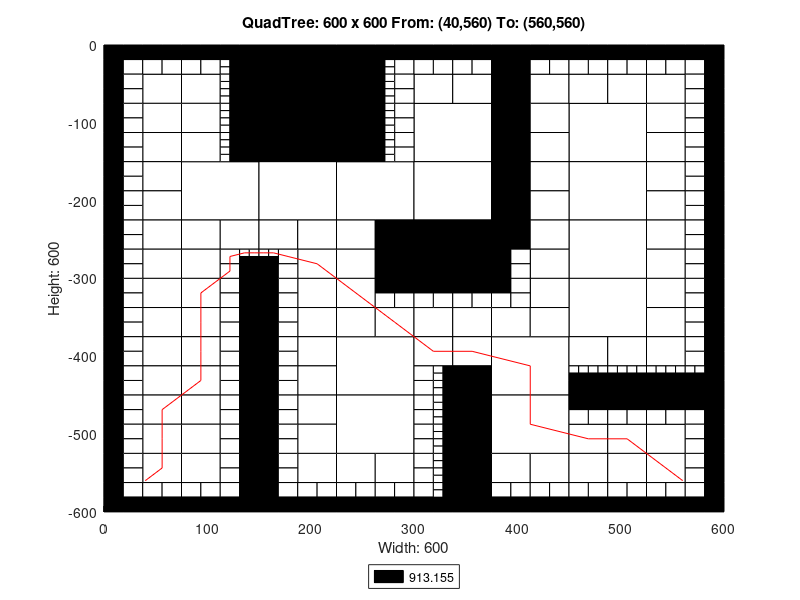

Reproduce this figure in MATLAB.
axis([0 600 -600 0]);
title('QuadTree: 600 x 600 From: (40,560) To: (560,560)');
xlabel('Width: 600');
ylabel('Height: 600');
rectangle('Position',[150 -75 75 75], 'FaceColor',[0 0 0]);
rectangle('Position',[150 -150 75 75], 'FaceColor',[0 0 0]);
rectangle('Position',[75 -225 75 75], 'FaceColor',[1 1 1]);
rectangle('Position',[150 -225 75 75], 'FaceColor',[1 1 1]);
rectangle('Position',[225 -225 75 75], 'FaceColor',[1 1 1]);
rectangle('Position',[300 -150 75 75], 'FaceColor',[1 1 1]);
rectangle('Position',[450 -150 75 75], 'FaceColor',[1 1 1]);
rectangle('Position',[300 -225 75 75], 'FaceColor',[1 1 1]);
rectangle('Position',[300 -300 75 75], 'FaceColor',[0 0 0]);
rectangle('Position',[450 -225 75 75], 'FaceColor',[1 1 1]);
rectangle('Position',[450 -300 75 75], 'FaceColor',[1 1 1]);
rectangle('Position',[225 -450 75 75], 'FaceColor',[1 1 1]);
rectangle('Position',[225 -525 75 75], 'FaceColor',[1 1 1]);
rectangle('Position',[375 -450 75 75], 'FaceColor',[1 1 1]);
rectangle('Position',[450 -375 75 75], 'FaceColor',[1 1 1]);
rectangle('Position',[375 -525 75 75], 'FaceColor',[1 1 1]);
rectangle('Position',[37.5 -75 37.5 37.5], 'FaceColor',[1 1 1]);
rectangle('Position',[75 -75 37.5 37.5], 'FaceColor',[1 1 1]);
rectangle('Position',[37.5 -112.5 37.5 37.5], 'FaceColor',[1 1 1]);
rectangle('Position',[37.5 -150 37.5 37.5], 'FaceColor',[1 1 1]);
rectangle('Position',[75 -112.5 37.5 37.5], 'FaceColor',[1 1 1]);
rectangle('Position',[75 -150 37.5 37.5], 'FaceColor',[1 1 1]);
rectangle('Position',[225 -37.5 37.5 37.5], 'FaceColor',[0 0 0]);
rectangle('Position',[225 -75 37.5 37.5], 'FaceColor',[0 0 0]);
rectangle('Position',[225 -112.5 37.5 37.5], 'FaceColor',[0 0 0]);
rectangle('Position',[225 -150 37.5 37.5], 'FaceColor',[0 0 0]);
rectangle('Position',[37.5 -187.5 37.5 37.5], 'FaceColor',[1 1 1]);
rectangle('Position',[37.5 -225 37.5 37.5], 'FaceColor',[1 1 1]);
rectangle('Position',[37.5 -262.5 37.5 37.5], 'FaceColor',[1 1 1]);
rectangle('Position',[37.5 -300 37.5 37.5], 'FaceColor',[1 1 1]);
rectangle('Position',[75 -262.5 37.5 37.5], 'FaceColor',[1 1 1]);
rectangle('Position',[112.5 -262.5 37.5 37.5], 'FaceColor',[1 1 1]);
rectangle('Position',[75 -300 37.5 37.5], 'FaceColor',[1 1 1]);
rectangle('Position',[150 -262.5 37.5 37.5], 'FaceColor',[1 1 1]);
rectangle('Position',[187.5 -262.5 37.5 37.5], 'FaceColor',[1 1 1]);
rectangle('Position',[187.5 -300 37.5 37.5], 'FaceColor',[1 1 1]);
rectangle('Position',[225 -262.5 37.5 37.5], 'FaceColor',[1 1 1]);
rectangle('Position',[262.5 -262.5 37.5 37.5], 'FaceColor',[0 0 0]);
rectangle('Position',[225 -300 37.5 37.5], 'FaceColor',[1 1 1]);
rectangle('Position',[262.5 -300 37.5 37.5], 'FaceColor',[0 0 0]);
rectangle('Position',[300 -75 37.5 37.5], 'FaceColor',[1 1 1]);
rectangle('Position',[337.5 -75 37.5 37.5], 'FaceColor',[1 1 1]);
rectangle('Position',[375 -37.5 37.5 37.5], 'FaceColor',[0 0 0]);
rectangle('Position',[375 -75 37.5 37.5], 'FaceColor',[0 0 0]);
rectangle('Position',[412.5 -75 37.5 37.5], 'FaceColor',[1 1 1]);
rectangle('Position',[375 -112.5 37.5 37.5], 'FaceColor',[0 0 0]);
rectangle('Position',[412.5 -112.5 37.5 37.5], 'FaceColor',[1 1 1]);
rectangle('Position',[375 -150 37.5 37.5], 'FaceColor',[0 0 0]);
rectangle('Position',[412.5 -150 37.5 37.5], 'FaceColor',[1 1 1]);
rectangle('Position',[450 -75 37.5 37.5], 'FaceColor',[1 1 1]);
rectangle('Position',[487.5 -75 37.5 37.5], 'FaceColor',[1 1 1]);
rectangle('Position',[525 -75 37.5 37.5], 'FaceColor',[1 1 1]);
rectangle('Position',[525 -112.5 37.5 37.5], 'FaceColor',[1 1 1]);
rectangle('Position',[525 -150 37.5 37.5], 'FaceColor',[1 1 1]);
rectangle('Position',[375 -187.5 37.5 37.5], 'FaceColor',[0 0 0]);
rectangle('Position',[412.5 -187.5 37.5 37.5], 'FaceColor',[1 1 1]);
rectangle('Position',[375 -225 37.5 37.5], 'FaceColor',[0 0 0]);
rectangle('Position',[412.5 -225 37.5 37.5], 'FaceColor',[1 1 1]);
rectangle('Position',[375 -262.5 37.5 37.5], 'FaceColor',[0 0 0]);
rectangle('Position',[412.5 -262.5 37.5 37.5], 'FaceColor',[1 1 1]);
rectangle('Position',[412.5 -300 37.5 37.5], 'FaceColor',[1 1 1]);
rectangle('Position',[525 -187.5 37.5 37.5], 'FaceColor',[1 1 1]);
rectangle('Position',[525 -225 37.5 37.5], 'FaceColor',[1 1 1]);
rectangle('Position',[525 -262.5 37.5 37.5], 'FaceColor',[1 1 1]);
rectangle('Position',[525 -300 37.5 37.5], 'FaceColor',[1 1 1]);
rectangle('Position',[37.5 -337.5 37.5 37.5], 'FaceColor',[1 1 1]);
rectangle('Position',[37.5 -375 37.5 37.5], 'FaceColor',[1 1 1]);
rectangle('Position',[75 -337.5 37.5 37.5], 'FaceColor',[1 1 1]);
rectangle('Position',[75 -375 37.5 37.5], 'FaceColor',[1 1 1]);
rectangle('Position',[37.5 -412.5 37.5 37.5], 'FaceColor',[1 1 1]);
rectangle('Position',[37.5 -450 37.5 37.5], 'FaceColor',[1 1 1]);
rectangle('Position',[75 -412.5 37.5 37.5], 'FaceColor',[1 1 1]);
rectangle('Position',[75 -450 37.5 37.5], 'FaceColor',[1 1 1]);
rectangle('Position',[187.5 -337.5 37.5 37.5], 'FaceColor',[1 1 1]);
rectangle('Position',[187.5 -375 37.5 37.5], 'FaceColor',[1 1 1]);
rectangle('Position',[225 -337.5 37.5 37.5], 'FaceColor',[1 1 1]);
rectangle('Position',[225 -375 37.5 37.5], 'FaceColor',[1 1 1]);
rectangle('Position',[262.5 -375 37.5 37.5], 'FaceColor',[1 1 1]);
rectangle('Position',[187.5 -412.5 37.5 37.5], 'FaceColor',[1 1 1]);
rectangle('Position',[187.5 -450 37.5 37.5], 'FaceColor',[1 1 1]);
rectangle('Position',[37.5 -487.5 37.5 37.5], 'FaceColor',[1 1 1]);
rectangle('Position',[37.5 -525 37.5 37.5], 'FaceColor',[1 1 1]);
rectangle('Position',[75 -487.5 37.5 37.5], 'FaceColor',[1 1 1]);
rectangle('Position',[75 -525 37.5 37.5], 'FaceColor',[1 1 1]);
rectangle('Position',[37.5 -562.5 37.5 37.5], 'FaceColor',[1 1 1]);
rectangle('Position',[75 -562.5 37.5 37.5], 'FaceColor',[1 1 1]);
rectangle('Position',[187.5 -487.5 37.5 37.5], 'FaceColor',[1 1 1]);
rectangle('Position',[187.5 -525 37.5 37.5], 'FaceColor',[1 1 1]);
rectangle('Position',[187.5 -562.5 37.5 37.5], 'FaceColor',[1 1 1]);
rectangle('Position',[225 -562.5 37.5 37.5], 'FaceColor',[1 1 1]);
rectangle('Position',[262.5 -562.5 37.5 37.5], 'FaceColor',[1 1 1]);
rectangle('Position',[300 -375 37.5 37.5], 'FaceColor',[1 1 1]);
rectangle('Position',[337.5 -375 37.5 37.5], 'FaceColor',[1 1 1]);
rectangle('Position',[412.5 -337.5 37.5 37.5], 'FaceColor',[1 1 1]);
rectangle('Position',[375 -375 37.5 37.5], 'FaceColor',[1 1 1]);
rectangle('Position',[412.5 -375 37.5 37.5], 'FaceColor',[1 1 1]);
rectangle('Position',[300 -412.5 37.5 37.5], 'FaceColor',[1 1 1]);
rectangle('Position',[337.5 -412.5 37.5 37.5], 'FaceColor',[1 1 1]);
rectangle('Position',[337.5 -450 37.5 37.5], 'FaceColor',[0 0 0]);
rectangle('Position',[525 -337.5 37.5 37.5], 'FaceColor',[1 1 1]);
rectangle('Position',[525 -375 37.5 37.5], 'FaceColor',[1 1 1]);
rectangle('Position',[450 -412.5 37.5 37.5], 'FaceColor',[1 1 1]);
rectangle('Position',[487.5 -412.5 37.5 37.5], 'FaceColor',[1 1 1]);
rectangle('Position',[525 -412.5 37.5 37.5], 'FaceColor',[1 1 1]);
rectangle('Position',[337.5 -487.5 37.5 37.5], 'FaceColor',[0 0 0]);
rectangle('Position',[337.5 -525 37.5 37.5], 'FaceColor',[0 0 0]);
rectangle('Position',[337.5 -562.5 37.5 37.5], 'FaceColor',[0 0 0]);
rectangle('Position',[337.5 -600 37.5 37.5], 'FaceColor',[0 0 0]);
rectangle('Position',[375 -562.5 37.5 37.5], 'FaceColor',[1 1 1]);
rectangle('Position',[412.5 -562.5 37.5 37.5], 'FaceColor',[1 1 1]);
rectangle('Position',[450 -525 37.5 37.5], 'FaceColor',[1 1 1]);
rectangle('Position',[487.5 -525 37.5 37.5], 'FaceColor',[1 1 1]);
rectangle('Position',[525 -525 37.5 37.5], 'FaceColor',[1 1 1]);
rectangle('Position',[450 -562.5 37.5 37.5], 'FaceColor',[1 1 1]);
rectangle('Position',[487.5 -562.5 37.5 37.5], 'FaceColor',[1 1 1]);
rectangle('Position',[525 -562.5 37.5 37.5], 'FaceColor',[1 1 1]);
rectangle('Position',[0 -18.75 18.75 18.75], 'FaceColor',[0 0 0]);
rectangle('Position',[18.75 -18.75 18.75 18.75], 'FaceColor',[0 0 0]);
rectangle('Position',[0 -37.5 18.75 18.75], 'FaceColor',[0 0 0]);
rectangle('Position',[18.75 -37.5 18.75 18.75], 'FaceColor',[1 1 1]);
rectangle('Position',[37.5 -18.75 18.75 18.75], 'FaceColor',[0 0 0]);
rectangle('Position',[56.25 -18.75 18.75 18.75], 'FaceColor',[0 0 0]);
rectangle('Position',[37.5 -37.5 18.75 18.75], 'FaceColor',[1 1 1]);
rectangle('Position',[56.25 -37.5 18.75 18.75], 'FaceColor',[1 1 1]);
rectangle('Position',[0 -56.25 18.75 18.75], 'FaceColor',[0 0 0]);
rectangle('Position',[18.75 -56.25 18.75 18.75], 'FaceColor',[1 1 1]);
rectangle('Position',[0 -75 18.75 18.75], 'FaceColor',[0 0 0]);
rectangle('Position',[18.75 -75 18.75 18.75], 'FaceColor',[1 1 1]);
rectangle('Position',[75 -18.75 18.75 18.75], 'FaceColor',[0 0 0]);
rectangle('Position',[93.75 -18.75 18.75 18.75], 'FaceColor',[0 0 0]);
rectangle('Position',[75 -37.5 18.75 18.75], 'FaceColor',[1 1 1]);
rectangle('Position',[93.75 -37.5 18.75 18.75], 'FaceColor',[1 1 1]);
rectangle('Position',[112.5 -18.75 18.75 18.75], 'FaceColor',[0 0 0]);
rectangle('Position',[131.25 -18.75 18.75 18.75], 'FaceColor',[0 0 0]);
rectangle('Position',[131.25 -37.5 18.75 18.75], 'FaceColor',[0 0 0]);
rectangle('Position',[131.25 -56.25 18.75 18.75], 'FaceColor',[0 0 0]);
rectangle('Position',[131.25 -75 18.75 18.75], 'FaceColor',[0 0 0]);
rectangle('Position',[0 -93.75 18.75 18.75], 'FaceColor',[0 0 0]);
rectangle('Position',[18.75 -93.75 18.75 18.75], 'FaceColor',[1 1 1]);
rectangle('Position',[0 -112.5 18.75 18.75], 'FaceColor',[0 0 0]);
rectangle('Position',[18.75 -112.5 18.75 18.75], 'FaceColor',[1 1 1]);
rectangle('Position',[0 -131.25 18.75 18.75], 'FaceColor',[0 0 0]);
rectangle('Position',[18.75 -131.25 18.75 18.75], 'FaceColor',[1 1 1]);
rectangle('Position',[0 -150 18.75 18.75], 'FaceColor',[0 0 0]);
rectangle('Position',[18.75 -150 18.75 18.75], 'FaceColor',[1 1 1]);
rectangle('Position',[131.25 -93.75 18.75 18.75], 'FaceColor',[0 0 0]);
rectangle('Position',[131.25 -112.5 18.75 18.75], 'FaceColor',[0 0 0]);
rectangle('Position',[131.25 -131.25 18.75 18.75], 'FaceColor',[0 0 0]);
rectangle('Position',[131.25 -150 18.75 18.75], 'FaceColor',[0 0 0]);
rectangle('Position',[262.5 -18.75 18.75 18.75], 'FaceColor',[0 0 0]);
rectangle('Position',[281.25 -18.75 18.75 18.75], 'FaceColor',[0 0 0]);
rectangle('Position',[281.25 -37.5 18.75 18.75], 'FaceColor',[1 1 1]);
rectangle('Position',[281.25 -56.25 18.75 18.75], 'FaceColor',[1 1 1]);
rectangle('Position',[281.25 -75 18.75 18.75], 'FaceColor',[1 1 1]);
rectangle('Position',[281.25 -93.75 18.75 18.75], 'FaceColor',[1 1 1]);
rectangle('Position',[281.25 -112.5 18.75 18.75], 'FaceColor',[1 1 1]);
rectangle('Position',[281.25 -131.25 18.75 18.75], 'FaceColor',[1 1 1]);
rectangle('Position',[281.25 -150 18.75 18.75], 'FaceColor',[1 1 1]);
rectangle('Position',[0 -168.75 18.75 18.75], 'FaceColor',[0 0 0]);
rectangle('Position',[18.75 -168.75 18.75 18.75], 'FaceColor',[1 1 1]);
rectangle('Position',[0 -187.5 18.75 18.75], 'FaceColor',[0 0 0]);
rectangle('Position',[18.75 -187.5 18.75 18.75], 'FaceColor',[1 1 1]);
rectangle('Position',[0 -206.25 18.75 18.75], 'FaceColor',[0 0 0]);
rectangle('Position',[18.75 -206.25 18.75 18.75], 'FaceColor',[1 1 1]);
rectangle('Position',[0 -225 18.75 18.75], 'FaceColor',[0 0 0]);
rectangle('Position',[18.75 -225 18.75 18.75], 'FaceColor',[1 1 1]);
rectangle('Position',[0 -243.75 18.75 18.75], 'FaceColor',[0 0 0]);
rectangle('Position',[18.75 -243.75 18.75 18.75], 'FaceColor',[1 1 1]);
rectangle('Position',[0 -262.5 18.75 18.75], 'FaceColor',[0 0 0]);
rectangle('Position',[18.75 -262.5 18.75 18.75], 'FaceColor',[1 1 1]);
rectangle('Position',[0 -281.25 18.75 18.75], 'FaceColor',[0 0 0]);
rectangle('Position',[18.75 -281.25 18.75 18.75], 'FaceColor',[1 1 1]);
rectangle('Position',[0 -300 18.75 18.75], 'FaceColor',[0 0 0]);
rectangle('Position',[18.75 -300 18.75 18.75], 'FaceColor',[1 1 1]);
rectangle('Position',[112.5 -281.25 18.75 18.75], 'FaceColor',[1 1 1]);
rectangle('Position',[112.5 -300 18.75 18.75], 'FaceColor',[1 1 1]);
rectangle('Position',[131.25 -300 18.75 18.75], 'FaceColor',[0 0 0]);
rectangle('Position',[168.75 -281.25 18.75 18.75], 'FaceColor',[1 1 1]);
rectangle('Position',[150 -300 18.75 18.75], 'FaceColor',[0 0 0]);
rectangle('Position',[168.75 -300 18.75 18.75], 'FaceColor',[1 1 1]);
rectangle('Position',[300 -18.75 18.75 18.75], 'FaceColor',[0 0 0]);
rectangle('Position',[318.75 -18.75 18.75 18.75], 'FaceColor',[0 0 0]);
rectangle('Position',[300 -37.5 18.75 18.75], 'FaceColor',[1 1 1]);
rectangle('Position',[318.75 -37.5 18.75 18.75], 'FaceColor',[1 1 1]);
rectangle('Position',[337.5 -18.75 18.75 18.75], 'FaceColor',[0 0 0]);
rectangle('Position',[356.25 -18.75 18.75 18.75], 'FaceColor',[0 0 0]);
rectangle('Position',[337.5 -37.5 18.75 18.75], 'FaceColor',[1 1 1]);
rectangle('Position',[356.25 -37.5 18.75 18.75], 'FaceColor',[1 1 1]);
rectangle('Position',[412.5 -18.75 18.75 18.75], 'FaceColor',[0 0 0]);
rectangle('Position',[431.25 -18.75 18.75 18.75], 'FaceColor',[0 0 0]);
rectangle('Position',[412.5 -37.5 18.75 18.75], 'FaceColor',[1 1 1]);
rectangle('Position',[431.25 -37.5 18.75 18.75], 'FaceColor',[1 1 1]);
rectangle('Position',[450 -18.75 18.75 18.75], 'FaceColor',[0 0 0]);
rectangle('Position',[468.75 -18.75 18.75 18.75], 'FaceColor',[0 0 0]);
rectangle('Position',[450 -37.5 18.75 18.75], 'FaceColor',[1 1 1]);
rectangle('Position',[468.75 -37.5 18.75 18.75], 'FaceColor',[1 1 1]);
rectangle('Position',[487.5 -18.75 18.75 18.75], 'FaceColor',[0 0 0]);
rectangle('Position',[506.25 -18.75 18.75 18.75], 'FaceColor',[0 0 0]);
rectangle('Position',[487.5 -37.5 18.75 18.75], 'FaceColor',[1 1 1]);
rectangle('Position',[506.25 -37.5 18.75 18.75], 'FaceColor',[1 1 1]);
rectangle('Position',[525 -18.75 18.75 18.75], 'FaceColor',[0 0 0]);
rectangle('Position',[543.75 -18.75 18.75 18.75], 'FaceColor',[0 0 0]);
rectangle('Position',[525 -37.5 18.75 18.75], 'FaceColor',[1 1 1]);
rectangle('Position',[543.75 -37.5 18.75 18.75], 'FaceColor',[1 1 1]);
rectangle('Position',[562.5 -18.75 18.75 18.75], 'FaceColor',[0 0 0]);
rectangle('Position',[581.25 -18.75 18.75 18.75], 'FaceColor',[0 0 0]);
rectangle('Position',[562.5 -37.5 18.75 18.75], 'FaceColor',[1 1 1]);
rectangle('Position',[581.25 -37.5 18.75 18.75], 'FaceColor',[0 0 0]);
rectangle('Position',[562.5 -56.25 18.75 18.75], 'FaceColor',[1 1 1]);
rectangle('Position',[581.25 -56.25 18.75 18.75], 'FaceColor',[0 0 0]);
rectangle('Position',[562.5 -75 18.75 18.75], 'FaceColor',[1 1 1]);
rectangle('Position',[581.25 -75 18.75 18.75], 'FaceColor',[0 0 0]);
rectangle('Position',[562.5 -93.75 18.75 18.75], 'FaceColor',[1 1 1]);
rectangle('Position',[581.25 -93.75 18.75 18.75], 'FaceColor',[0 0 0]);
rectangle('Position',[562.5 -112.5 18.75 18.75], 'FaceColor',[1 1 1]);
rectangle('Position',[581.25 -112.5 18.75 18.75], 'FaceColor',[0 0 0]);
rectangle('Position',[562.5 -131.25 18.75 18.75], 'FaceColor',[1 1 1]);
rectangle('Position',[581.25 -131.25 18.75 18.75], 'FaceColor',[0 0 0]);
rectangle('Position',[562.5 -150 18.75 18.75], 'FaceColor',[1 1 1]);
rectangle('Position',[581.25 -150 18.75 18.75], 'FaceColor',[0 0 0]);
rectangle('Position',[375 -281.25 18.75 18.75], 'FaceColor',[0 0 0]);
rectangle('Position',[393.75 -281.25 18.75 18.75], 'FaceColor',[1 1 1]);
rectangle('Position',[375 -300 18.75 18.75], 'FaceColor',[0 0 0]);
rectangle('Position',[393.75 -300 18.75 18.75], 'FaceColor',[1 1 1]);
rectangle('Position',[562.5 -168.75 18.75 18.75], 'FaceColor',[1 1 1]);
rectangle('Position',[581.25 -168.75 18.75 18.75], 'FaceColor',[0 0 0]);
rectangle('Position',[562.5 -187.5 18.75 18.75], 'FaceColor',[1 1 1]);
rectangle('Position',[581.25 -187.5 18.75 18.75], 'FaceColor',[0 0 0]);
rectangle('Position',[562.5 -206.25 18.75 18.75], 'FaceColor',[1 1 1]);
rectangle('Position',[581.25 -206.25 18.75 18.75], 'FaceColor',[0 0 0]);
rectangle('Position',[562.5 -225 18.75 18.75], 'FaceColor',[1 1 1]);
rectangle('Position',[581.25 -225 18.75 18.75], 'FaceColor',[0 0 0]);
rectangle('Position',[562.5 -243.75 18.75 18.75], 'FaceColor',[1 1 1]);
rectangle('Position',[581.25 -243.75 18.75 18.75], 'FaceColor',[0 0 0]);
rectangle('Position',[562.5 -262.5 18.75 18.75], 'FaceColor',[1 1 1]);
rectangle('Position',[581.25 -262.5 18.75 18.75], 'FaceColor',[0 0 0]);
rectangle('Position',[562.5 -281.25 18.75 18.75], 'FaceColor',[1 1 1]);
rectangle('Position',[581.25 -281.25 18.75 18.75], 'FaceColor',[0 0 0]);
rectangle('Position',[562.5 -300 18.75 18.75], 'FaceColor',[1 1 1]);
rectangle('Position',[581.25 -300 18.75 18.75], 'FaceColor',[0 0 0]);
rectangle('Position',[0 -318.75 18.75 18.75], 'FaceColor',[0 0 0]);
rectangle('Position',[18.75 -318.75 18.75 18.75], 'FaceColor',[1 1 1]);
rectangle('Position',[0 -337.5 18.75 18.75], 'FaceColor',[0 0 0]);
rectangle('Position',[18.75 -337.5 18.75 18.75], 'FaceColor',[1 1 1]);
rectangle('Position',[0 -356.25 18.75 18.75], 'FaceColor',[0 0 0]);
rectangle('Position',[18.75 -356.25 18.75 18.75], 'FaceColor',[1 1 1]);
rectangle('Position',[0 -375 18.75 18.75], 'FaceColor',[0 0 0]);
rectangle('Position',[18.75 -375 18.75 18.75], 'FaceColor',[1 1 1]);
rectangle('Position',[112.5 -318.75 18.75 18.75], 'FaceColor',[1 1 1]);
rectangle('Position',[131.25 -318.75 18.75 18.75], 'FaceColor',[0 0 0]);
rectangle('Position',[112.5 -337.5 18.75 18.75], 'FaceColor',[1 1 1]);
rectangle('Position',[131.25 -337.5 18.75 18.75], 'FaceColor',[0 0 0]);
rectangle('Position',[112.5 -356.25 18.75 18.75], 'FaceColor',[1 1 1]);
rectangle('Position',[131.25 -356.25 18.75 18.75], 'FaceColor',[0 0 0]);
rectangle('Position',[112.5 -375 18.75 18.75], 'FaceColor',[1 1 1]);
rectangle('Position',[131.25 -375 18.75 18.75], 'FaceColor',[0 0 0]);
rectangle('Position',[0 -393.75 18.75 18.75], 'FaceColor',[0 0 0]);
rectangle('Position',[18.75 -393.75 18.75 18.75], 'FaceColor',[1 1 1]);
rectangle('Position',[0 -412.5 18.75 18.75], 'FaceColor',[0 0 0]);
rectangle('Position',[18.75 -412.5 18.75 18.75], 'FaceColor',[1 1 1]);
rectangle('Position',[0 -431.25 18.75 18.75], 'FaceColor',[0 0 0]);
rectangle('Position',[18.75 -431.25 18.75 18.75], 'FaceColor',[1 1 1]);
rectangle('Position',[0 -450 18.75 18.75], 'FaceColor',[0 0 0]);
rectangle('Position',[18.75 -450 18.75 18.75], 'FaceColor',[1 1 1]);
rectangle('Position',[112.5 -393.75 18.75 18.75], 'FaceColor',[1 1 1]);
rectangle('Position',[131.25 -393.75 18.75 18.75], 'FaceColor',[0 0 0]);
rectangle('Position',[112.5 -412.5 18.75 18.75], 'FaceColor',[1 1 1]);
rectangle('Position',[131.25 -412.5 18.75 18.75], 'FaceColor',[0 0 0]);
rectangle('Position',[112.5 -431.25 18.75 18.75], 'FaceColor',[1 1 1]);
rectangle('Position',[131.25 -431.25 18.75 18.75], 'FaceColor',[0 0 0]);
rectangle('Position',[112.5 -450 18.75 18.75], 'FaceColor',[1 1 1]);
rectangle('Position',[131.25 -450 18.75 18.75], 'FaceColor',[0 0 0]);
rectangle('Position',[150 -318.75 18.75 18.75], 'FaceColor',[0 0 0]);
rectangle('Position',[168.75 -318.75 18.75 18.75], 'FaceColor',[1 1 1]);
rectangle('Position',[150 -337.5 18.75 18.75], 'FaceColor',[0 0 0]);
rectangle('Position',[168.75 -337.5 18.75 18.75], 'FaceColor',[1 1 1]);
rectangle('Position',[150 -356.25 18.75 18.75], 'FaceColor',[0 0 0]);
rectangle('Position',[168.75 -356.25 18.75 18.75], 'FaceColor',[1 1 1]);
rectangle('Position',[150 -375 18.75 18.75], 'FaceColor',[0 0 0]);
rectangle('Position',[168.75 -375 18.75 18.75], 'FaceColor',[1 1 1]);
rectangle('Position',[262.5 -318.75 18.75 18.75], 'FaceColor',[0 0 0]);
rectangle('Position',[281.25 -318.75 18.75 18.75], 'FaceColor',[0 0 0]);
rectangle('Position',[262.5 -337.5 18.75 18.75], 'FaceColor',[1 1 1]);
rectangle('Position',[281.25 -337.5 18.75 18.75], 'FaceColor',[1 1 1]);
rectangle('Position',[150 -393.75 18.75 18.75], 'FaceColor',[0 0 0]);
rectangle('Position',[168.75 -393.75 18.75 18.75], 'FaceColor',[1 1 1]);
rectangle('Position',[150 -412.5 18.75 18.75], 'FaceColor',[0 0 0]);
rectangle('Position',[168.75 -412.5 18.75 18.75], 'FaceColor',[1 1 1]);
rectangle('Position',[150 -431.25 18.75 18.75], 'FaceColor',[0 0 0]);
rectangle('Position',[168.75 -431.25 18.75 18.75], 'FaceColor',[1 1 1]);
rectangle('Position',[150 -450 18.75 18.75], 'FaceColor',[0 0 0]);
rectangle('Position',[168.75 -450 18.75 18.75], 'FaceColor',[1 1 1]);
rectangle('Position',[0 -468.75 18.75 18.75], 'FaceColor',[0 0 0]);
rectangle('Position',[18.75 -468.75 18.75 18.75], 'FaceColor',[1 1 1]);
rectangle('Position',[0 -487.5 18.75 18.75], 'FaceColor',[0 0 0]);
rectangle('Position',[18.75 -487.5 18.75 18.75], 'FaceColor',[1 1 1]);
rectangle('Position',[0 -506.25 18.75 18.75], 'FaceColor',[0 0 0]);
rectangle('Position',[18.75 -506.25 18.75 18.75], 'FaceColor',[1 1 1]);
rectangle('Position',[0 -525 18.75 18.75], 'FaceColor',[0 0 0]);
rectangle('Position',[18.75 -525 18.75 18.75], 'FaceColor',[1 1 1]);
rectangle('Position',[112.5 -468.75 18.75 18.75], 'FaceColor',[1 1 1]);
rectangle('Position',[131.25 -468.75 18.75 18.75], 'FaceColor',[0 0 0]);
rectangle('Position',[112.5 -487.5 18.75 18.75], 'FaceColor',[1 1 1]);
rectangle('Position',[131.25 -487.5 18.75 18.75], 'FaceColor',[0 0 0]);
rectangle('Position',[112.5 -506.25 18.75 18.75], 'FaceColor',[1 1 1]);
rectangle('Position',[131.25 -506.25 18.75 18.75], 'FaceColor',[0 0 0]);
rectangle('Position',[112.5 -525 18.75 18.75], 'FaceColor',[1 1 1]);
rectangle('Position',[131.25 -525 18.75 18.75], 'FaceColor',[0 0 0]);
rectangle('Position',[0 -543.75 18.75 18.75], 'FaceColor',[0 0 0]);
rectangle('Position',[18.75 -543.75 18.75 18.75], 'FaceColor',[1 1 1]);
rectangle('Position',[0 -562.5 18.75 18.75], 'FaceColor',[0 0 0]);
rectangle('Position',[18.75 -562.5 18.75 18.75], 'FaceColor',[1 1 1]);
rectangle('Position',[0 -581.25 18.75 18.75], 'FaceColor',[0 0 0]);
rectangle('Position',[18.75 -581.25 18.75 18.75], 'FaceColor',[1 1 1]);
rectangle('Position',[0 -600 18.75 18.75], 'FaceColor',[0 0 0]);
rectangle('Position',[18.75 -600 18.75 18.75], 'FaceColor',[0 0 0]);
rectangle('Position',[37.5 -581.25 18.75 18.75], 'FaceColor',[1 1 1]);
rectangle('Position',[56.25 -581.25 18.75 18.75], 'FaceColor',[1 1 1]);
rectangle('Position',[37.5 -600 18.75 18.75], 'FaceColor',[0 0 0]);
rectangle('Position',[56.25 -600 18.75 18.75], 'FaceColor',[0 0 0]);
rectangle('Position',[112.5 -543.75 18.75 18.75], 'FaceColor',[1 1 1]);
rectangle('Position',[131.25 -543.75 18.75 18.75], 'FaceColor',[0 0 0]);
rectangle('Position',[112.5 -562.5 18.75 18.75], 'FaceColor',[1 1 1]);
rectangle('Position',[131.25 -562.5 18.75 18.75], 'FaceColor',[0 0 0]);
rectangle('Position',[75 -581.25 18.75 18.75], 'FaceColor',[1 1 1]);
rectangle('Position',[93.75 -581.25 18.75 18.75], 'FaceColor',[1 1 1]);
rectangle('Position',[75 -600 18.75 18.75], 'FaceColor',[0 0 0]);
rectangle('Position',[93.75 -600 18.75 18.75], 'FaceColor',[0 0 0]);
rectangle('Position',[112.5 -581.25 18.75 18.75], 'FaceColor',[1 1 1]);
rectangle('Position',[131.25 -581.25 18.75 18.75], 'FaceColor',[0 0 0]);
rectangle('Position',[112.5 -600 18.75 18.75], 'FaceColor',[0 0 0]);
rectangle('Position',[131.25 -600 18.75 18.75], 'FaceColor',[0 0 0]);
rectangle('Position',[150 -468.75 18.75 18.75], 'FaceColor',[0 0 0]);
rectangle('Position',[168.75 -468.75 18.75 18.75], 'FaceColor',[1 1 1]);
rectangle('Position',[150 -487.5 18.75 18.75], 'FaceColor',[0 0 0]);
rectangle('Position',[168.75 -487.5 18.75 18.75], 'FaceColor',[1 1 1]);
rectangle('Position',[150 -506.25 18.75 18.75], 'FaceColor',[0 0 0]);
rectangle('Position',[168.75 -506.25 18.75 18.75], 'FaceColor',[1 1 1]);
rectangle('Position',[150 -525 18.75 18.75], 'FaceColor',[0 0 0]);
rectangle('Position',[168.75 -525 18.75 18.75], 'FaceColor',[1 1 1]);
rectangle('Position',[150 -543.75 18.75 18.75], 'FaceColor',[0 0 0]);
rectangle('Position',[168.75 -543.75 18.75 18.75], 'FaceColor',[1 1 1]);
rectangle('Position',[150 -562.5 18.75 18.75], 'FaceColor',[0 0 0]);
rectangle('Position',[168.75 -562.5 18.75 18.75], 'FaceColor',[1 1 1]);
rectangle('Position',[150 -581.25 18.75 18.75], 'FaceColor',[0 0 0]);
rectangle('Position',[168.75 -581.25 18.75 18.75], 'FaceColor',[1 1 1]);
rectangle('Position',[150 -600 18.75 18.75], 'FaceColor',[0 0 0]);
rectangle('Position',[168.75 -600 18.75 18.75], 'FaceColor',[0 0 0]);
rectangle('Position',[187.5 -581.25 18.75 18.75], 'FaceColor',[1 1 1]);
rectangle('Position',[206.25 -581.25 18.75 18.75], 'FaceColor',[1 1 1]);
rectangle('Position',[187.5 -600 18.75 18.75], 'FaceColor',[0 0 0]);
rectangle('Position',[206.25 -600 18.75 18.75], 'FaceColor',[0 0 0]);
rectangle('Position',[225 -581.25 18.75 18.75], 'FaceColor',[1 1 1]);
rectangle('Position',[243.75 -581.25 18.75 18.75], 'FaceColor',[1 1 1]);
rectangle('Position',[225 -600 18.75 18.75], 'FaceColor',[0 0 0]);
rectangle('Position',[243.75 -600 18.75 18.75], 'FaceColor',[0 0 0]);
rectangle('Position',[262.5 -581.25 18.75 18.75], 'FaceColor',[1 1 1]);
rectangle('Position',[281.25 -581.25 18.75 18.75], 'FaceColor',[1 1 1]);
rectangle('Position',[262.5 -600 18.75 18.75], 'FaceColor',[0 0 0]);
rectangle('Position',[281.25 -600 18.75 18.75], 'FaceColor',[0 0 0]);
rectangle('Position',[300 -318.75 18.75 18.75], 'FaceColor',[0 0 0]);
rectangle('Position',[318.75 -318.75 18.75 18.75], 'FaceColor',[0 0 0]);
rectangle('Position',[300 -337.5 18.75 18.75], 'FaceColor',[1 1 1]);
rectangle('Position',[318.75 -337.5 18.75 18.75], 'FaceColor',[1 1 1]);
rectangle('Position',[337.5 -318.75 18.75 18.75], 'FaceColor',[0 0 0]);
rectangle('Position',[356.25 -318.75 18.75 18.75], 'FaceColor',[0 0 0]);
rectangle('Position',[337.5 -337.5 18.75 18.75], 'FaceColor',[1 1 1]);
rectangle('Position',[356.25 -337.5 18.75 18.75], 'FaceColor',[1 1 1]);
rectangle('Position',[375 -318.75 18.75 18.75], 'FaceColor',[0 0 0]);
rectangle('Position',[393.75 -318.75 18.75 18.75], 'FaceColor',[1 1 1]);
rectangle('Position',[375 -337.5 18.75 18.75], 'FaceColor',[1 1 1]);
rectangle('Position',[393.75 -337.5 18.75 18.75], 'FaceColor',[1 1 1]);
rectangle('Position',[300 -431.25 18.75 18.75], 'FaceColor',[1 1 1]);
rectangle('Position',[300 -450 18.75 18.75], 'FaceColor',[1 1 1]);
rectangle('Position',[562.5 -318.75 18.75 18.75], 'FaceColor',[1 1 1]);
rectangle('Position',[581.25 -318.75 18.75 18.75], 'FaceColor',[0 0 0]);
rectangle('Position',[562.5 -337.5 18.75 18.75], 'FaceColor',[1 1 1]);
rectangle('Position',[581.25 -337.5 18.75 18.75], 'FaceColor',[0 0 0]);
rectangle('Position',[562.5 -356.25 18.75 18.75], 'FaceColor',[1 1 1]);
rectangle('Position',[581.25 -356.25 18.75 18.75], 'FaceColor',[0 0 0]);
rectangle('Position',[562.5 -375 18.75 18.75], 'FaceColor',[1 1 1]);
rectangle('Position',[581.25 -375 18.75 18.75], 'FaceColor',[0 0 0]);
rectangle('Position',[450 -450 18.75 18.75], 'FaceColor',[0 0 0]);
rectangle('Position',[468.75 -450 18.75 18.75], 'FaceColor',[0 0 0]);
rectangle('Position',[487.5 -450 18.75 18.75], 'FaceColor',[0 0 0]);
rectangle('Position',[506.25 -450 18.75 18.75], 'FaceColor',[0 0 0]);
rectangle('Position',[562.5 -393.75 18.75 18.75], 'FaceColor',[1 1 1]);
rectangle('Position',[581.25 -393.75 18.75 18.75], 'FaceColor',[0 0 0]);
rectangle('Position',[562.5 -412.5 18.75 18.75], 'FaceColor',[1 1 1]);
rectangle('Position',[581.25 -412.5 18.75 18.75], 'FaceColor',[0 0 0]);
rectangle('Position',[525 -450 18.75 18.75], 'FaceColor',[0 0 0]);
rectangle('Position',[543.75 -450 18.75 18.75], 'FaceColor',[0 0 0]);
rectangle('Position',[581.25 -431.25 18.75 18.75], 'FaceColor',[0 0 0]);
rectangle('Position',[562.5 -450 18.75 18.75], 'FaceColor',[0 0 0]);
rectangle('Position',[581.25 -450 18.75 18.75], 'FaceColor',[0 0 0]);
rectangle('Position',[300 -468.75 18.75 18.75], 'FaceColor',[1 1 1]);
rectangle('Position',[300 -487.5 18.75 18.75], 'FaceColor',[1 1 1]);
rectangle('Position',[300 -506.25 18.75 18.75], 'FaceColor',[1 1 1]);
rectangle('Position',[300 -525 18.75 18.75], 'FaceColor',[1 1 1]);
rectangle('Position',[300 -543.75 18.75 18.75], 'FaceColor',[1 1 1]);
rectangle('Position',[300 -562.5 18.75 18.75], 'FaceColor',[1 1 1]);
rectangle('Position',[300 -581.25 18.75 18.75], 'FaceColor',[1 1 1]);
rectangle('Position',[300 -600 18.75 18.75], 'FaceColor',[0 0 0]);
rectangle('Position',[318.75 -600 18.75 18.75], 'FaceColor',[0 0 0]);
rectangle('Position',[375 -581.25 18.75 18.75], 'FaceColor',[1 1 1]);
rectangle('Position',[393.75 -581.25 18.75 18.75], 'FaceColor',[1 1 1]);
rectangle('Position',[375 -600 18.75 18.75], 'FaceColor',[0 0 0]);
rectangle('Position',[393.75 -600 18.75 18.75], 'FaceColor',[0 0 0]);
rectangle('Position',[412.5 -581.25 18.75 18.75], 'FaceColor',[1 1 1]);
rectangle('Position',[431.25 -581.25 18.75 18.75], 'FaceColor',[1 1 1]);
rectangle('Position',[412.5 -600 18.75 18.75], 'FaceColor',[0 0 0]);
rectangle('Position',[431.25 -600 18.75 18.75], 'FaceColor',[0 0 0]);
rectangle('Position',[450 -468.75 18.75 18.75], 'FaceColor',[0 0 0]);
rectangle('Position',[468.75 -468.75 18.75 18.75], 'FaceColor',[0 0 0]);
rectangle('Position',[450 -487.5 18.75 18.75], 'FaceColor',[1 1 1]);
rectangle('Position',[468.75 -487.5 18.75 18.75], 'FaceColor',[1 1 1]);
rectangle('Position',[487.5 -468.75 18.75 18.75], 'FaceColor',[0 0 0]);
rectangle('Position',[506.25 -468.75 18.75 18.75], 'FaceColor',[0 0 0]);
rectangle('Position',[487.5 -487.5 18.75 18.75], 'FaceColor',[1 1 1]);
rectangle('Position',[506.25 -487.5 18.75 18.75], 'FaceColor',[1 1 1]);
rectangle('Position',[525 -468.75 18.75 18.75], 'FaceColor',[0 0 0]);
rectangle('Position',[543.75 -468.75 18.75 18.75], 'FaceColor',[0 0 0]);
rectangle('Position',[525 -487.5 18.75 18.75], 'FaceColor',[1 1 1]);
rectangle('Position',[543.75 -487.5 18.75 18.75], 'FaceColor',[1 1 1]);
rectangle('Position',[562.5 -468.75 18.75 18.75], 'FaceColor',[0 0 0]);
rectangle('Position',[581.25 -468.75 18.75 18.75], 'FaceColor',[0 0 0]);
rectangle('Position',[562.5 -487.5 18.75 18.75], 'FaceColor',[1 1 1]);
rectangle('Position',[581.25 -487.5 18.75 18.75], 'FaceColor',[0 0 0]);
rectangle('Position',[562.5 -506.25 18.75 18.75], 'FaceColor',[1 1 1]);
rectangle('Position',[581.25 -506.25 18.75 18.75], 'FaceColor',[0 0 0]);
rectangle('Position',[562.5 -525 18.75 18.75], 'FaceColor',[1 1 1]);
rectangle('Position',[581.25 -525 18.75 18.75], 'FaceColor',[0 0 0]);
rectangle('Position',[450 -581.25 18.75 18.75], 'FaceColor',[1 1 1]);
rectangle('Position',[468.75 -581.25 18.75 18.75], 'FaceColor',[1 1 1]);
rectangle('Position',[450 -600 18.75 18.75], 'FaceColor',[0 0 0]);
rectangle('Position',[468.75 -600 18.75 18.75], 'FaceColor',[0 0 0]);
rectangle('Position',[487.5 -581.25 18.75 18.75], 'FaceColor',[1 1 1]);
rectangle('Position',[506.25 -581.25 18.75 18.75], 'FaceColor',[1 1 1]);
rectangle('Position',[487.5 -600 18.75 18.75], 'FaceColor',[0 0 0]);
rectangle('Position',[506.25 -600 18.75 18.75], 'FaceColor',[0 0 0]);
rectangle('Position',[562.5 -543.75 18.75 18.75], 'FaceColor',[1 1 1]);
rectangle('Position',[581.25 -543.75 18.75 18.75], 'FaceColor',[0 0 0]);
rectangle('Position',[562.5 -562.5 18.75 18.75], 'FaceColor',[1 1 1]);
rectangle('Position',[581.25 -562.5 18.75 18.75], 'FaceColor',[0 0 0]);
rectangle('Position',[525 -581.25 18.75 18.75], 'FaceColor',[1 1 1]);
rectangle('Position',[543.75 -581.25 18.75 18.75], 'FaceColor',[1 1 1]);
rectangle('Position',[525 -600 18.75 18.75], 'FaceColor',[0 0 0]);
rectangle('Position',[543.75 -600 18.75 18.75], 'FaceColor',[0 0 0]);
rectangle('Position',[562.5 -581.25 18.75 18.75], 'FaceColor',[1 1 1]);
rectangle('Position',[581.25 -581.25 18.75 18.75], 'FaceColor',[0 0 0]);
rectangle('Position',[562.5 -600 18.75 18.75], 'FaceColor',[0 0 0]);
rectangle('Position',[581.25 -600 18.75 18.75], 'FaceColor',[0 0 0]);
rectangle('Position',[112.5 -28.125 9.375 9.375], 'FaceColor',[1 1 1]);
rectangle('Position',[121.875 -28.125 9.375 9.375], 'FaceColor',[0 0 0]);
rectangle('Position',[112.5 -37.5 9.375 9.375], 'FaceColor',[1 1 1]);
rectangle('Position',[121.875 -37.5 9.375 9.375], 'FaceColor',[0 0 0]);
rectangle('Position',[112.5 -46.875 9.375 9.375], 'FaceColor',[1 1 1]);
rectangle('Position',[121.875 -46.875 9.375 9.375], 'FaceColor',[0 0 0]);
rectangle('Position',[112.5 -56.25 9.375 9.375], 'FaceColor',[1 1 1]);
rectangle('Position',[121.875 -56.25 9.375 9.375], 'FaceColor',[0 0 0]);
rectangle('Position',[112.5 -65.625 9.375 9.375], 'FaceColor',[1 1 1]);
rectangle('Position',[121.875 -65.625 9.375 9.375], 'FaceColor',[0 0 0]);
rectangle('Position',[112.5 -75 9.375 9.375], 'FaceColor',[1 1 1]);
rectangle('Position',[121.875 -75 9.375 9.375], 'FaceColor',[0 0 0]);
rectangle('Position',[112.5 -84.375 9.375 9.375], 'FaceColor',[1 1 1]);
rectangle('Position',[121.875 -84.375 9.375 9.375], 'FaceColor',[0 0 0]);
rectangle('Position',[112.5 -93.75 9.375 9.375], 'FaceColor',[1 1 1]);
rectangle('Position',[121.875 -93.75 9.375 9.375], 'FaceColor',[0 0 0]);
rectangle('Position',[112.5 -103.125 9.375 9.375], 'FaceColor',[1 1 1]);
rectangle('Position',[121.875 -103.125 9.375 9.375], 'FaceColor',[0 0 0]);
rectangle('Position',[112.5 -112.5 9.375 9.375], 'FaceColor',[1 1 1]);
rectangle('Position',[121.875 -112.5 9.375 9.375], 'FaceColor',[0 0 0]);
rectangle('Position',[112.5 -121.875 9.375 9.375], 'FaceColor',[1 1 1]);
rectangle('Position',[121.875 -121.875 9.375 9.375], 'FaceColor',[0 0 0]);
rectangle('Position',[112.5 -131.25 9.375 9.375], 'FaceColor',[1 1 1]);
rectangle('Position',[121.875 -131.25 9.375 9.375], 'FaceColor',[0 0 0]);
rectangle('Position',[112.5 -140.625 9.375 9.375], 'FaceColor',[1 1 1]);
rectangle('Position',[121.875 -140.625 9.375 9.375], 'FaceColor',[0 0 0]);
rectangle('Position',[112.5 -150 9.375 9.375], 'FaceColor',[1 1 1]);
rectangle('Position',[121.875 -150 9.375 9.375], 'FaceColor',[0 0 0]);
rectangle('Position',[262.5 -28.125 9.375 9.375], 'FaceColor',[0 0 0]);
rectangle('Position',[271.875 -28.125 9.375 9.375], 'FaceColor',[1 1 1]);
rectangle('Position',[262.5 -37.5 9.375 9.375], 'FaceColor',[0 0 0]);
rectangle('Position',[271.875 -37.5 9.375 9.375], 'FaceColor',[1 1 1]);
rectangle('Position',[262.5 -46.875 9.375 9.375], 'FaceColor',[0 0 0]);
rectangle('Position',[271.875 -46.875 9.375 9.375], 'FaceColor',[1 1 1]);
rectangle('Position',[262.5 -56.25 9.375 9.375], 'FaceColor',[0 0 0]);
rectangle('Position',[271.875 -56.25 9.375 9.375], 'FaceColor',[1 1 1]);
rectangle('Position',[262.5 -65.625 9.375 9.375], 'FaceColor',[0 0 0]);
rectangle('Position',[271.875 -65.625 9.375 9.375], 'FaceColor',[1 1 1]);
rectangle('Position',[262.5 -75 9.375 9.375], 'FaceColor',[0 0 0]);
rectangle('Position',[271.875 -75 9.375 9.375], 'FaceColor',[1 1 1]);
rectangle('Position',[262.5 -84.375 9.375 9.375], 'FaceColor',[0 0 0]);
rectangle('Position',[271.875 -84.375 9.375 9.375], 'FaceColor',[1 1 1]);
rectangle('Position',[262.5 -93.75 9.375 9.375], 'FaceColor',[0 0 0]);
rectangle('Position',[271.875 -93.75 9.375 9.375], 'FaceColor',[1 1 1]);
rectangle('Position',[262.5 -103.125 9.375 9.375], 'FaceColor',[0 0 0]);
rectangle('Position',[271.875 -103.125 9.375 9.375], 'FaceColor',[1 1 1]);
rectangle('Position',[262.5 -112.5 9.375 9.375], 'FaceColor',[0 0 0]);
rectangle('Position',[271.875 -112.5 9.375 9.375], 'FaceColor',[1 1 1]);
rectangle('Position',[262.5 -121.875 9.375 9.375], 'FaceColor',[0 0 0]);
rectangle('Position',[271.875 -121.875 9.375 9.375], 'FaceColor',[1 1 1]);
rectangle('Position',[262.5 -131.25 9.375 9.375], 'FaceColor',[0 0 0]);
rectangle('Position',[271.875 -131.25 9.375 9.375], 'FaceColor',[1 1 1]);
rectangle('Position',[262.5 -140.625 9.375 9.375], 'FaceColor',[0 0 0]);
rectangle('Position',[271.875 -140.625 9.375 9.375], 'FaceColor',[1 1 1]);
rectangle('Position',[262.5 -150 9.375 9.375], 'FaceColor',[0 0 0]);
rectangle('Position',[271.875 -150 9.375 9.375], 'FaceColor',[1 1 1]);
rectangle('Position',[131.25 -271.875 9.375 9.375], 'FaceColor',[1 1 1]);
rectangle('Position',[140.625 -271.875 9.375 9.375], 'FaceColor',[1 1 1]);
rectangle('Position',[131.25 -281.25 9.375 9.375], 'FaceColor',[0 0 0]);
rectangle('Position',[140.625 -281.25 9.375 9.375], 'FaceColor',[0 0 0]);
rectangle('Position',[150 -271.875 9.375 9.375], 'FaceColor',[1 1 1]);
rectangle('Position',[159.375 -271.875 9.375 9.375], 'FaceColor',[1 1 1]);
rectangle('Position',[150 -281.25 9.375 9.375], 'FaceColor',[0 0 0]);
rectangle('Position',[159.375 -281.25 9.375 9.375], 'FaceColor',[0 0 0]);
rectangle('Position',[318.75 -421.875 9.375 9.375], 'FaceColor',[1 1 1]);
rectangle('Position',[328.125 -421.875 9.375 9.375], 'FaceColor',[0 0 0]);
rectangle('Position',[318.75 -431.25 9.375 9.375], 'FaceColor',[1 1 1]);
rectangle('Position',[328.125 -431.25 9.375 9.375], 'FaceColor',[0 0 0]);
rectangle('Position',[318.75 -440.625 9.375 9.375], 'FaceColor',[1 1 1]);
rectangle('Position',[328.125 -440.625 9.375 9.375], 'FaceColor',[0 0 0]);
rectangle('Position',[318.75 -450 9.375 9.375], 'FaceColor',[1 1 1]);
rectangle('Position',[328.125 -450 9.375 9.375], 'FaceColor',[0 0 0]);
rectangle('Position',[450 -421.875 9.375 9.375], 'FaceColor',[1 1 1]);
rectangle('Position',[459.375 -421.875 9.375 9.375], 'FaceColor',[1 1 1]);
rectangle('Position',[450 -431.25 9.375 9.375], 'FaceColor',[0 0 0]);
rectangle('Position',[459.375 -431.25 9.375 9.375], 'FaceColor',[0 0 0]);
rectangle('Position',[468.75 -421.875 9.375 9.375], 'FaceColor',[1 1 1]);
rectangle('Position',[478.125 -421.875 9.375 9.375], 'FaceColor',[1 1 1]);
rectangle('Position',[468.75 -431.25 9.375 9.375], 'FaceColor',[0 0 0]);
rectangle('Position',[478.125 -431.25 9.375 9.375], 'FaceColor',[0 0 0]);
rectangle('Position',[487.5 -421.875 9.375 9.375], 'FaceColor',[1 1 1]);
rectangle('Position',[496.875 -421.875 9.375 9.375], 'FaceColor',[1 1 1]);
rectangle('Position',[487.5 -431.25 9.375 9.375], 'FaceColor',[0 0 0]);
rectangle('Position',[496.875 -431.25 9.375 9.375], 'FaceColor',[0 0 0]);
rectangle('Position',[506.25 -421.875 9.375 9.375], 'FaceColor',[1 1 1]);
rectangle('Position',[515.625 -421.875 9.375 9.375], 'FaceColor',[1 1 1]);
rectangle('Position',[506.25 -431.25 9.375 9.375], 'FaceColor',[0 0 0]);
rectangle('Position',[515.625 -431.25 9.375 9.375], 'FaceColor',[0 0 0]);
rectangle('Position',[525 -421.875 9.375 9.375], 'FaceColor',[1 1 1]);
rectangle('Position',[534.375 -421.875 9.375 9.375], 'FaceColor',[1 1 1]);
rectangle('Position',[525 -431.25 9.375 9.375], 'FaceColor',[0 0 0]);
rectangle('Position',[534.375 -431.25 9.375 9.375], 'FaceColor',[0 0 0]);
rectangle('Position',[543.75 -421.875 9.375 9.375], 'FaceColor',[1 1 1]);
rectangle('Position',[553.125 -421.875 9.375 9.375], 'FaceColor',[1 1 1]);
rectangle('Position',[543.75 -431.25 9.375 9.375], 'FaceColor',[0 0 0]);
rectangle('Position',[553.125 -431.25 9.375 9.375], 'FaceColor',[0 0 0]);
rectangle('Position',[562.5 -421.875 9.375 9.375], 'FaceColor',[1 1 1]);
rectangle('Position',[571.875 -421.875 9.375 9.375], 'FaceColor',[1 1 1]);
rectangle('Position',[562.5 -431.25 9.375 9.375], 'FaceColor',[0 0 0]);
rectangle('Position',[571.875 -431.25 9.375 9.375], 'FaceColor',[0 0 0]);
rectangle('Position',[318.75 -459.375 9.375 9.375], 'FaceColor',[1 1 1]);
rectangle('Position',[328.125 -459.375 9.375 9.375], 'FaceColor',[0 0 0]);
rectangle('Position',[318.75 -468.75 9.375 9.375], 'FaceColor',[1 1 1]);
rectangle('Position',[328.125 -468.75 9.375 9.375], 'FaceColor',[0 0 0]);
rectangle('Position',[318.75 -478.125 9.375 9.375], 'FaceColor',[1 1 1]);
rectangle('Position',[328.125 -478.125 9.375 9.375], 'FaceColor',[0 0 0]);
rectangle('Position',[318.75 -487.5 9.375 9.375], 'FaceColor',[1 1 1]);
rectangle('Position',[328.125 -487.5 9.375 9.375], 'FaceColor',[0 0 0]);
rectangle('Position',[318.75 -496.875 9.375 9.375], 'FaceColor',[1 1 1]);
rectangle('Position',[328.125 -496.875 9.375 9.375], 'FaceColor',[0 0 0]);
rectangle('Position',[318.75 -506.25 9.375 9.375], 'FaceColor',[1 1 1]);
rectangle('Position',[328.125 -506.25 9.375 9.375], 'FaceColor',[0 0 0]);
rectangle('Position',[318.75 -515.625 9.375 9.375], 'FaceColor',[1 1 1]);
rectangle('Position',[328.125 -515.625 9.375 9.375], 'FaceColor',[0 0 0]);
rectangle('Position',[318.75 -525 9.375 9.375], 'FaceColor',[1 1 1]);
rectangle('Position',[328.125 -525 9.375 9.375], 'FaceColor',[0 0 0]);
rectangle('Position',[318.75 -534.375 9.375 9.375], 'FaceColor',[1 1 1]);
rectangle('Position',[328.125 -534.375 9.375 9.375], 'FaceColor',[0 0 0]);
rectangle('Position',[318.75 -543.75 9.375 9.375], 'FaceColor',[1 1 1]);
rectangle('Position',[328.125 -543.75 9.375 9.375], 'FaceColor',[0 0 0]);
rectangle('Position',[318.75 -553.125 9.375 9.375], 'FaceColor',[1 1 1]);
rectangle('Position',[328.125 -553.125 9.375 9.375], 'FaceColor',[0 0 0]);
rectangle('Position',[318.75 -562.5 9.375 9.375], 'FaceColor',[1 1 1]);
rectangle('Position',[328.125 -562.5 9.375 9.375], 'FaceColor',[0 0 0]);
rectangle('Position',[318.75 -571.875 9.375 9.375], 'FaceColor',[1 1 1]);
rectangle('Position',[328.125 -571.875 9.375 9.375], 'FaceColor',[0 0 0]);
rectangle('Position',[318.75 -581.25 9.375 9.375], 'FaceColor',[1 1 1]);
rectangle('Position',[328.125 -581.25 9.375 9.375], 'FaceColor',[0 0 0]);
X=[560,543.75,506.25,468.75,412.5,412.5,356.25,318.75,281.25,243.75,206.25,178.125,164.062,154.688,145.312,135.938,121.875,121.875,93.75,93.75,93.75,93.75,56.25,56.25,56.25,40];
Y=[-560,-543.75,-506.25,-506.25,-487.5,-412.5,-393.75,-393.75,-356.25,-318.75,-281.25,-271.875,-267.188,-267.188,-267.188,-267.188,-271.875,-290.625,-318.75,-356.25,-393.75,-431.25,-468.75,-506.25,-543.75,-560];
hold on;
plot(X,Y,'r');
legend('913.155','Location','southoutside');
